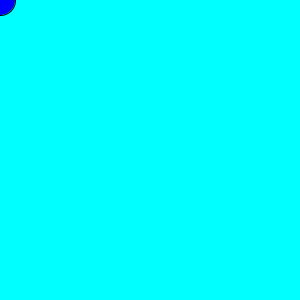
Frame 1 (no input)
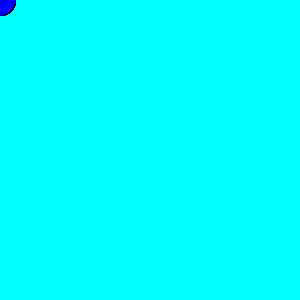
Frame 60 (the mouse pressed at the canvas centre just before this capture)
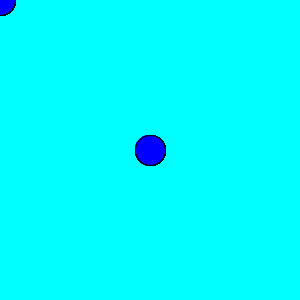
Frame 120 (the mouse held since frame 60 and released just before this capture)

The Processing sketch that drew these frames (run headless with seeded random() and noise(); from frame 60 on, the mouse is pressed at the canvas centre):

// Processing sketch: processing_74778
// ── processing_74778.pde

/* in this example, ellipses are coloured and sized depending on the mouse location
  
Developed by: Laura Maye, University of Limerick
*/

//Q: Where does the mouse have to be located for the ellipse to have a width/height of 20?
//Q: Where does the mouse have to be located for the ellipse to have a blue colour?

int posXOfMouse, posYOfMouse;
int shapeSize;

void setup()
{
  size(300, 300);
  background(0, 255, 255);
  fill(0, 0, 255);
}

void draw()
{
  posXOfMouse = mouseX;
  posYOfMouse = mouseY;
  if(posXOfMouse > width/2)
  {
    if (posYOfMouse < height/2)
    {
      fill(255, 0, 255);
      shapeSize = 20;
    }
    else
    {
      fill(0, 255, 0);
      shapeSize = 10;
    }
  }
  else
  {
    fill(0, 0, 255);
    shapeSize = 30;
  }
  ellipse(posXOfMouse, posYOfMouse, shapeSize, shapeSize);
}
